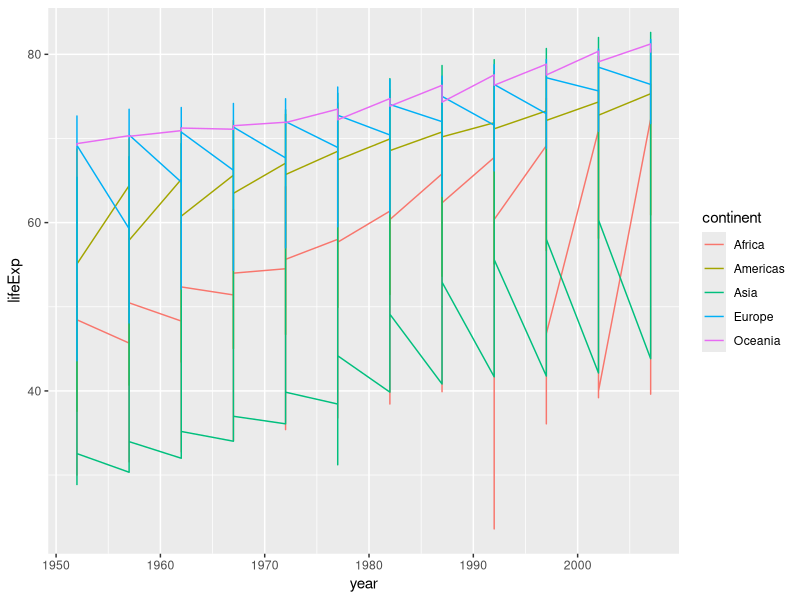
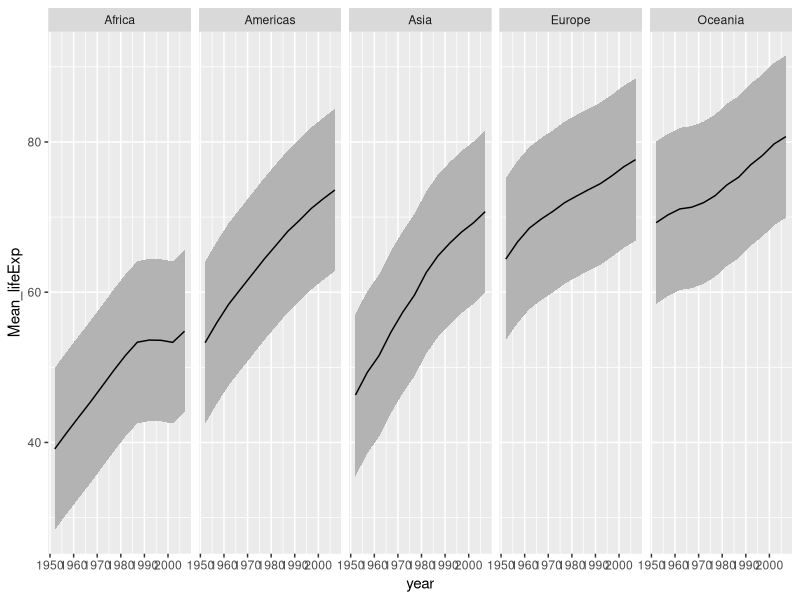

Generate these figures, in order, with R:
## ---- chunk 1
knitr::opts_chunk$set(echo = TRUE)
options(contrasts = c("contr.sum", "contr.poly"))
require("ggplot2")
require("dplyr")
## ---- chunk 2
gapminder <- read.csv("gapminder.csv")
summary(gapminder)
## ---- chunk 3
gapminder %>%
  ggplot(aes(x=year, y=lifeExp, colour=continent)) +
    geom_line()
## ---- chunk 4
gapminder %>%
  group_by(continent, year) %>%
  summarise_at(vars(lifeExp), list(Min = min, Med = median, Mean = mean, Max = max, Sd = sd)) %>%
  data.frame()
## ---- chunk 5
gapminder %>%
  group_by(continent, year) %>%
  summarise(Mean_lifeExp= mean(lifeExp, na.rm=T)) %>%
  ggplot(aes(x=year, y=Mean_lifeExp)) +
  geom_ribbon(aes(ymin= Mean_lifeExp - sd(Mean_lifeExp), ymax = Mean_lifeExp + sd(Mean_lifeExp)), fill = "grey70") +
  geom_line() +
  facet_grid(.~continent)
